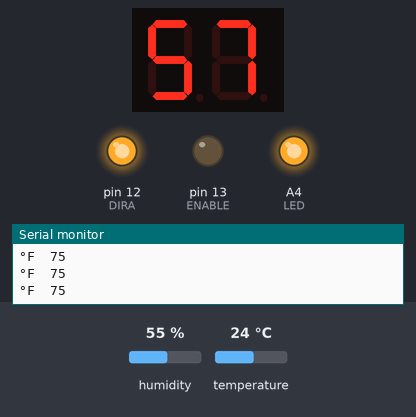
Recording of a sketch running on a simulated Arduino Uno, built with avr-gcc and run on an emulated ATmega328P. Shown: 2-digit seven-segment display, output pins drawn as LEDs (lit = HIGH), the last lines printed to the serial monitor. Wiring (inferred from the names in the program): 2-digit 7-segment display, segments lit when HIGH: segments pin 5, pin 6, pin 7, pin 8, pin 9, A0, A1; digit selects pin 2, pin 3. The test bench sets the inputs (shaded band); at power-on: temperature 24 °C, humidity 55 %. The segment pins are drawn as the display they are named for; pins used as bus, display or sensor lines are not drawn.

Above: at 2.8 s.
2.9 s: temperature set to 11 °C
At 4.7 s:
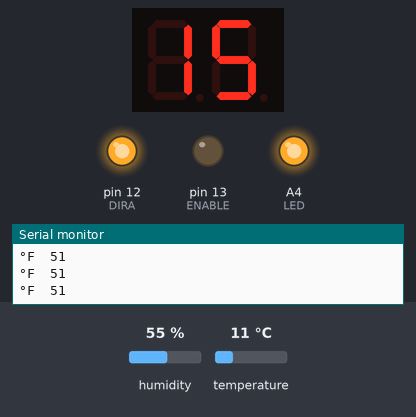
5.6 s: temperature set to 8 °C
At 6.8 s:
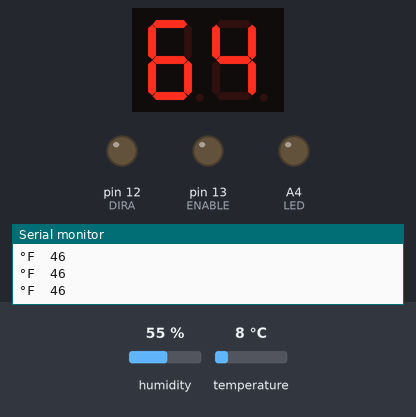
8.3 s: temperature set to 12 °C
At 11.3 s:
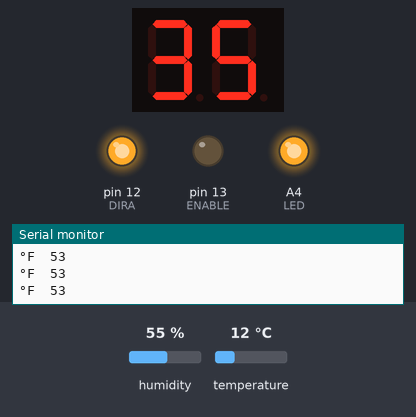
11.7 s: temperature set to 1 °C
At 13.5 s:
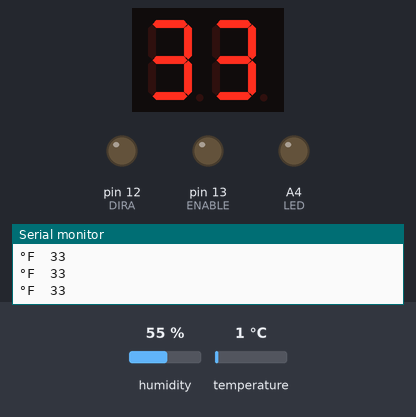
Timing chart, 0 to 15.0 s (numbered marks = the images above; inputs shaded):
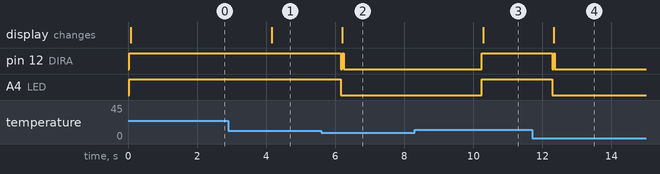

The sketch:

system.ino
```cpp
#define ENABLE 13
#define DIRA 12
#define DHTTYPE DHT11
#define DHTPIN A5

#include "DHT.h"
#include "timer.h"

DHT dht(DHTPIN, DHTTYPE);
enum LED {INIT, ON} gstate = INIT;
enum DISPLAY2 {INIT2, TWO} gstate2 = INIT2;

const int LED = A4;
int i = 0; // tick

const char gSegPins[] = {5,6,7,8,9, A0, A1};
const int digitPins[] ={2, 3, };


void fan(int temperature) {

  switch (gstate){
    case INIT:
    if(temperature > 50){
    gstate = ON;
    }
  break;

  case ON:
  if(temperature < 50){
  gstate = INIT;
  }
  break;
  }


  switch(gstate){
case INIT:
digitalWrite(DIRA,HIGH); //one way
 analogWrite(12,0);
 digitalWrite(LED, LOW);
break;

case ON:
digitalWrite(DIRA,HIGH); //one way
 analogWrite(12,200);
 digitalWrite(LED, HIGH);
TimerSet(300);

break;
}
 }

void displayTemperature(int temp) {
  // Convert temperature to an integer
  int tempInt = int(temp);

  // Loop through each digit of the temperature and display
  for (int i = 0; i < 2; ++i) {
    int digit = tempInt % 10; // Get the rightmost digit


tempInt /= 10; // Move to the next digit

    switch (gstate2){
    case INIT2:
    gstate2 = TWO;
  break;

  case TWO:
  gstate2 = INIT2;
  break;
  }
  switch(gstate2){
case INIT2:
digitalWrite(2, HIGH);
displayNumTo7Seg(digit, 3);

break;

case TWO:

digitalWrite(3, HIGH);
displayNumTo7Seg(digit, 2);

break;
  }

   delayMicroseconds(9000);
   // Delay for stability (adjust if needed)
  }
}


void displayNumTo7Seg(unsigned int targetNum, int digitPin) {


    // A map of integers to the respective values needed to display
    // a value on one 7 seg digit.
    unsigned char encodeInt[10] = {
        // 0     1     2     3     4     5     6     7     8     9  C
        0x3f, 0x06, 0x5b, 0x4f, 0x66, 0x6d, 0x7d, 0x07, 0x7f, 0x67,
    };
    // Make sure the target digit is off while updating the segments iteratively
    digitalWrite(digitPin, HIGH);


    // Update the segments
    for (int k = 0; k < 7; ++k) {
        digitalWrite(gSegPins[k], encodeInt[targetNum] & (1 << k));
    }


    // Turn on the digit again
    digitalWrite(digitPin, LOW);
}

void setup() {
    TimerSet(1000);
  TimerOn();

   pinMode(LED,OUTPUT);
 pinMode(ENABLE,OUTPUT);
  pinMode(DIRA,OUTPUT);

   for (int i = 0; i < 3; ++i) {
    pinMode(digitPins[i], OUTPUT);
  }
    for (int i = 0; i < 7; ++i) {
    pinMode(gSegPins[i], OUTPUT);
  }
Serial.println(F("DHTxx test!"));
  Serial.begin(9600);
  dht.begin();
}

void loop() {

 int temperature = dht.readTemperature(true);
  Serial.println(temperature);
  Serial.print(F("°F  "));
  displayTemperature(temperature);
  fan(temperature);
  TimerSet(2000);

}
```

timer.h
```cpp
#ifndef Timer
#define Timer

#include "Arduino.h"

volatile unsigned char TimerFlag = 0; // TimerISR() sets this to 1. C programmer should clear to 0.

// Internal variables for mapping AVR's ISR to our cleaner TimerISR model.
unsigned long _avr_timer_M = 1; // Start count from here, down to 0. Default 1ms
unsigned long _avr_timer_cntcurr = 0; // Current internal count of 1ms ticks

// Set TimerISR() to tick every M ms
void TimerSet(unsigned long M) {
	_avr_timer_M = M;
	_avr_timer_cntcurr = _avr_timer_M;
}

void TimerOn() {
	// AVR timer/counter controller register TCCR1
  TCCR1B 	= 0x0B;	// bit3 = 1: CTC mode (clear timer on compare)
					// bit2bit1bit0=011: prescaler /64
					// 00001011: 0x0B
					// SO, 16 MHz clock or 16,000,000 /64 = 250,000 ticks/s
					// Thus, TCNT1 register will count at 250,000 ticks/s
          // FOR MICROSECONDS:
          // bit3 = 1: CTC mode (clear timer on compare)
					// bit2bit1bit0=010: prescaler /64
					// 00001011: 0x0A
					// SO, 16 MHz clock or 16,000,000 /8 = 2,000,000 ticks/s
					// Thus, TCNT1 register will count at 2,000,000 ticks/s

	// AVR output compare register OCR1A.
	OCR1A 	= 250;	// Timer interrupt will be generated when TCNT1==OCR1A
					// We want a 1 ms tick. 0.001 s * 250,000 ticks/s = 250
					// So when TCNT1 register equals 250,
					// 1 ms has passed. Thus, we compare to 250.
					// AVR timer interrupt mask register
          // FOR MICROSECONDS:
          // Timer interrupt will be generated when TCNT1==OCR1A
					// We want a 1 us tick. 0.000001 s * 2,000,000 ticks/s = 2
					// So when TCNT1 register equals 2,
					// 1 us has passed. Thus, we compare to 2.
					// AVR timer interrupt mask register

	TIMSK1 	= 0x02; // bit1: OCIE1A -- enables compare match interrupt

	//Initialize avr counter
	TCNT1 = 0;

	// TimerISR will be called every _avr_timer_cntcurr milliseconds
	_avr_timer_cntcurr = _avr_timer_M;

	//Enable global interrupts
	SREG |= 0x80;	// 0x80: 1000000
}

void TimerOff() {
	TCCR1B 	= 0x00; // bit3bit2bit1bit0=0000: timer off
}

void TimerISR() {
	TimerFlag = 1;
}

// In our approach, the C programmer does not touch this ISR, but rather TimerISR()
ISR(TIMER1_COMPA_vect)
{
	// CPU automatically calls when TCNT0 == OCR0 (every 1 ms per TimerOn settings)
	_avr_timer_cntcurr--; 			// Count down to 0 rather than up to TOP
	if (_avr_timer_cntcurr == 0) { 	// results in a more efficient compare
		TimerISR(); 				// Call the ISR that the user uses
		_avr_timer_cntcurr = _avr_timer_M;
	}
}

#endif //Timer
```

Measured:
- the behaviour switches between 10 and 9 °C on temperature (found by bisection; images 1 and 2)
- after the input at 2.9 s, the display: changes after 1.3 s (image 1)
- after the input at 5.6 s, pin 12 (DIRA): HIGH → LOW after 0.56 s, → HIGH 0.04 s later, → LOW 0.04 s later; A4 (LED): HIGH → LOW after 0.56 s; the display: changes after 0.60 s (image 2)
- after the input at 8.3 s, pin 12 (DIRA), A4 (LED): LOW → HIGH after 1.9 s; the display: changes after 2.0 s (image 3)
- after the input at 11.7 s, pin 12 (DIRA): HIGH → LOW after 0.59 s, → HIGH 0.04 s later, → LOW 0.04 s later; A4 (LED): HIGH → LOW after 0.59 s; the display: changes after 0.62 s (image 4)
